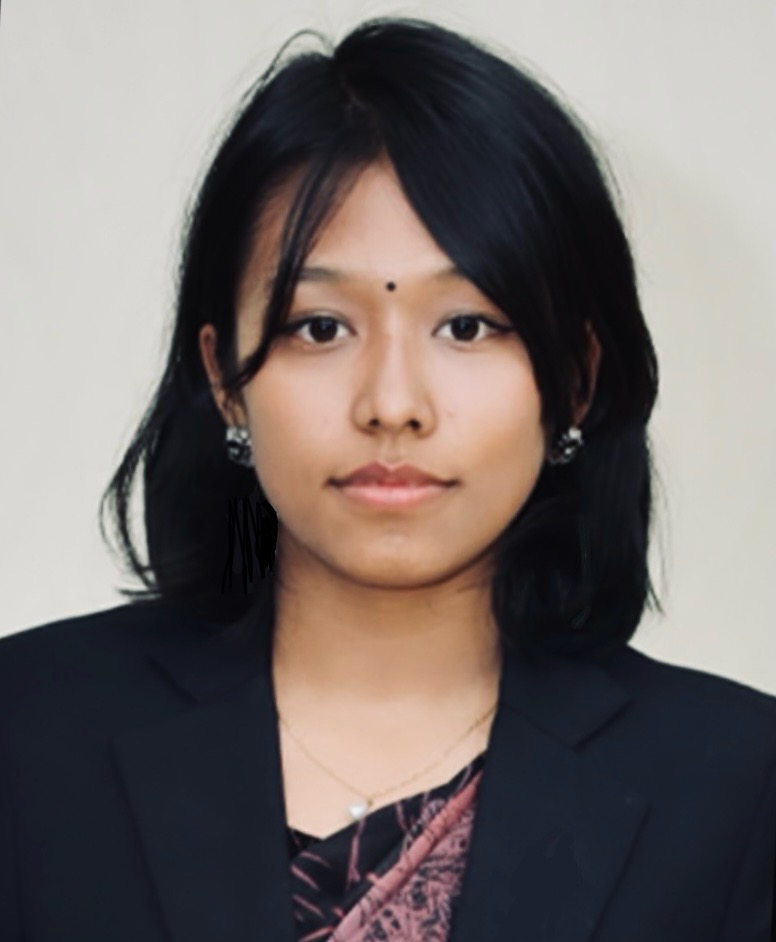
#> input picture data/diya.JPG, 776 x 942 px, found by its file name
$ python demo.py
#> lines starting #> are read from the running program, lines starting #| are printed output that depends on the picture
import cv2
import numpy as np

def show_image(img, title="Sketch Outline"):
    cv2.imshow(title, img)
    cv2.waitKey(0)
    cv2.destroyAllWindows()

path = "data/diya.jpg"
img = cv2.imread(path)
#> img is the input picture: shape (942, 776, 3); mean B, G, R 106.6, 108.7, 116.6

if img is None:
    print("Image not found. Check path.")
    exit()

# Convert to grayscale
gray = cv2.cvtColor(img, cv2.COLOR_BGR2GRAY)
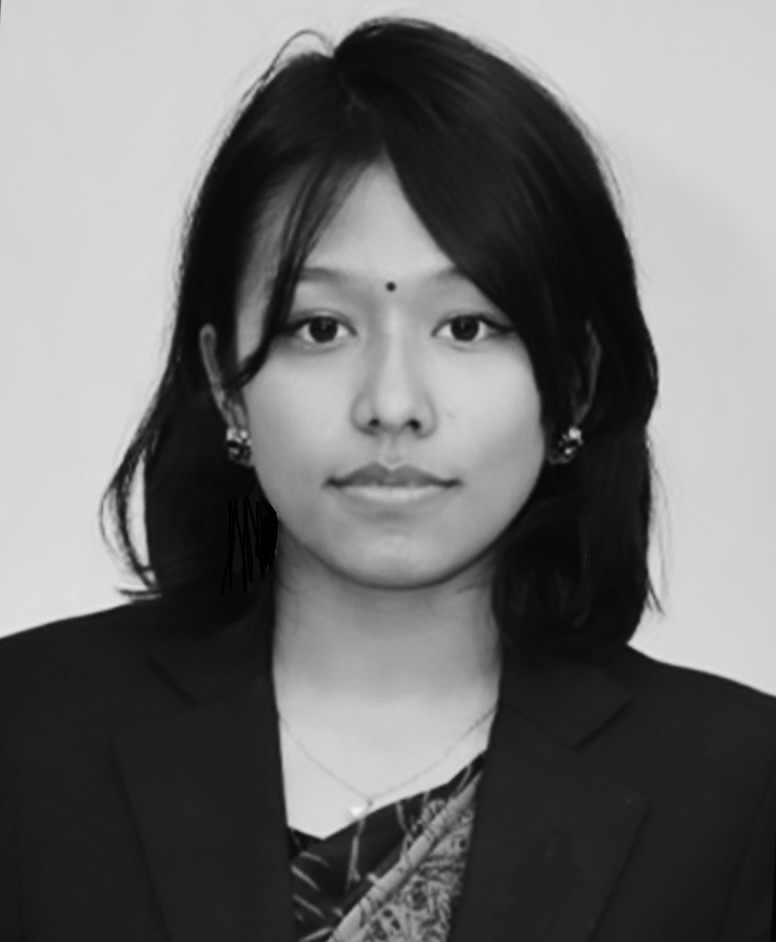
#> gray: shape (942, 776); min 0, max 242, mean 110.8

# Reduce noise while keeping edges sharp
gray = cv2.GaussianBlur(gray, (5, 5), 0)

# Detect sharp edges
edges = cv2.Canny(gray, 80, 150)
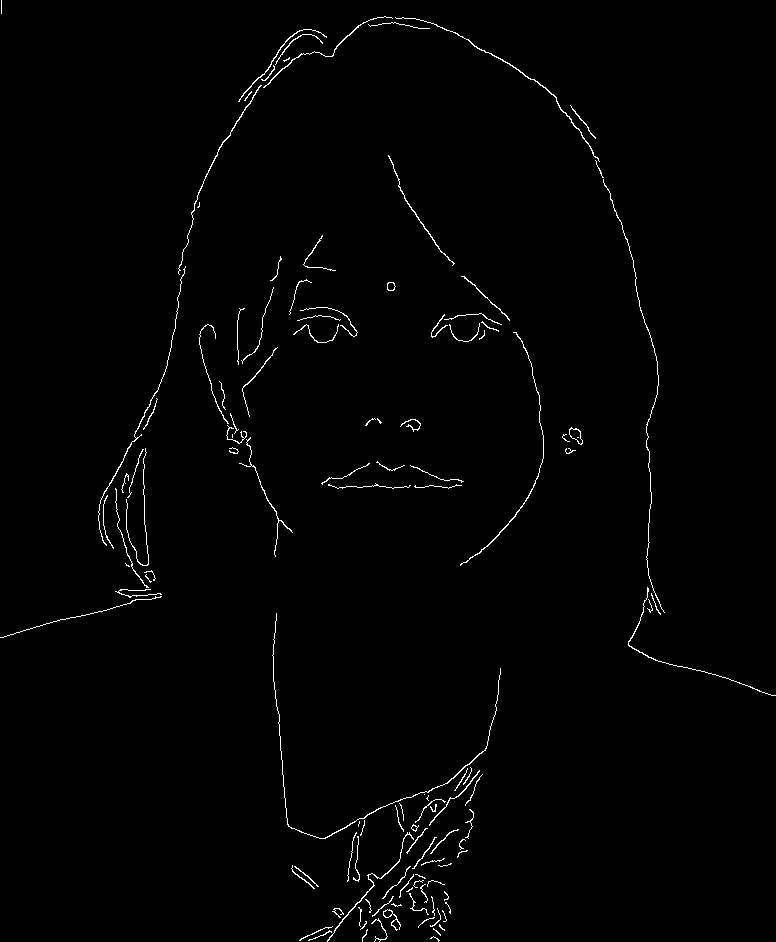
#> edges: shape (942, 776); 1.1% white in thin lines or dots

# Make lines thicker
kernel = np.ones((2,2), np.uint8)
edges = cv2.dilate(edges, kernel, iterations=1)
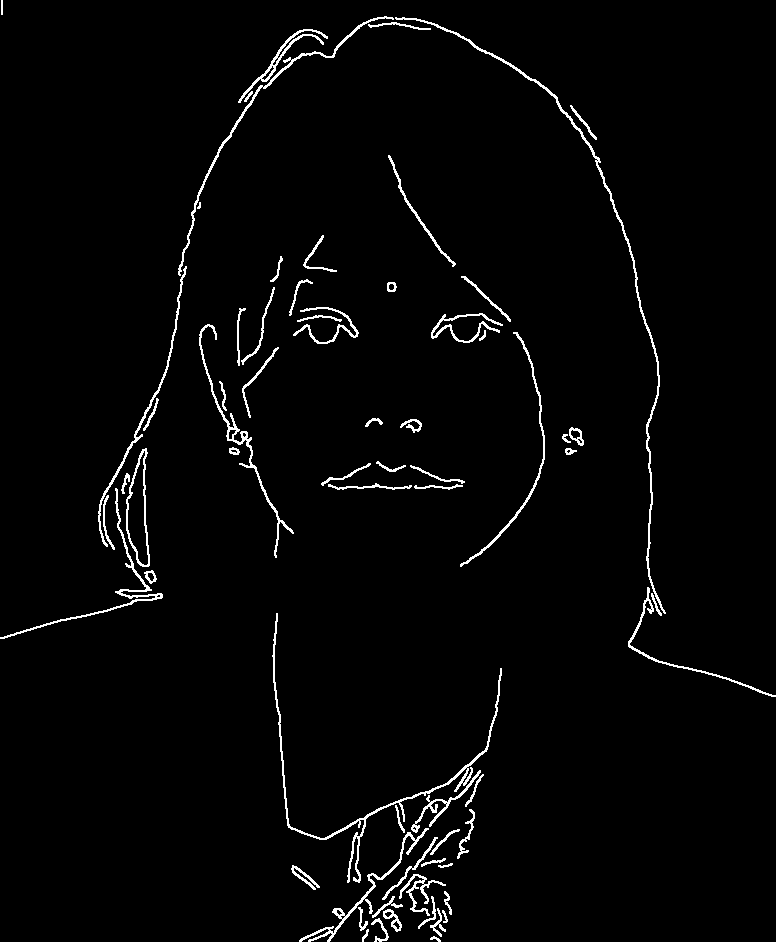
#> edges: shape (942, 776); 2.4% white in thin lines or dots

# Create white background
sketch = np.ones_like(gray) * 255

# Draw black edges
sketch[edges != 0] = 0

show_image(sketch)
quit()
#> (the program exits here)
